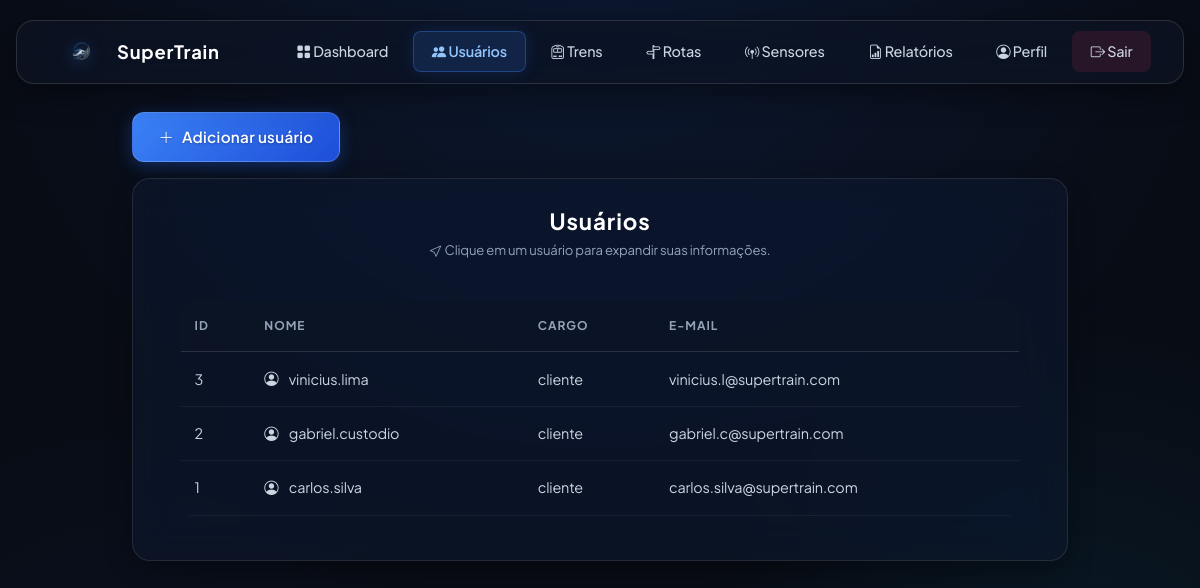
/usuarios.php (signed in), run on the app's committed database.
### tables this page shows
CREATE TABLE `usuarios` (
    `id` INT AUTO_INCREMENT PRIMARY KEY,
    `email` VARCHAR(150) NOT NULL UNIQUE,
    `nome_usuario` VARCHAR(50) NOT NULL UNIQUE,
    `senha_hash` VARCHAR(255) NOT NULL,
    `cargo` enum('gestor','operador', 'cliente') DEFAULT 'cliente',
    `pais_id` INT NOT NULL,
    `status_conta` ENUM('ativo', 'inativo', 'bloqueado', 'pendente') NOT NULL DEFAULT 'ativo',
    `ultimo_login` DATETIME NULL,
    `criado_em` DATETIME DEFAULT CURRENT_TIMESTAMP,
    `atualizado_em` DATETIME DEFAULT CURRENT_TIMESTAMP ON UPDATE CURRENT_TIMESTAMP,
    CONSTRAINT `fk_usuarios_pais` FOREIGN KEY (`pais_id`) REFERENCES `paises`(`id`) ON DELETE RESTRICT
);

### usuarios.php (the view, shortened to what this page needs)
<?php
require_once 'config.php';
$sql = '
    SELECT
        id,
        nome_usuario AS nome,
        cargo,
        email
    FROM usuarios
    ORDER BY id DESC
';
$resultado = $conexao->query($sql);
?>
<!DOCTYPE html>
<html lang="pt-br">
<head>
    <link
        href="https://cdn.jsdelivr.net/npm/bootstrap@5.3.3/dist/css/bootstrap.min.css"
        rel="stylesheet"
    >
    <link
        href="https://cdn.jsdelivr.net/npm/bootstrap-icons@1.11.3/font/bootstrap-icons.min.css"
        rel="stylesheet"
    >
    <link rel="stylesheet" href="estilo/usuario.css">
</head>
<body>
    <header>
        <nav class="navbar navbar-expand-lg bg-blur">
            <div class="container-fluid">
                <a class="navbar-brand" href="dashboard.php">
                    <img
                        src="imagens/logo.png"
                        alt="SuperTrain Logo"
                        width="36"
                        height="28"
                    >
                    SuperTrain
                </a>
                <div
                    class="collapse navbar-collapse"
                    id="navbarSuperTrain"
                >
                    <ul class="navbar-nav ms-auto mb-2 mb-lg-0">
                        <li class="nav-item">
                            <a class="nav-link" href="dashboard.php">
                                <i class="bi bi-grid-fill"></i>
                                Dashboard
                            </a>
                        </li>
                        <li class="nav-item">
                            <a
                                class="nav-link active"
                                aria-current="page"
                                href="usuarios.php"
                            >
                                <i class="bi bi-people-fill"></i>
                                Usuários
                            </a>
                        </li>
                        <li class="nav-item">
                            <a class="nav-link" href="trens.php">
                                <i class="bi bi-train-front"></i>
                                Trens
                            </a>
                        </li>
                        <li class="nav-item">
                            <a class="nav-link" href="rotas.php">
                                <i class="bi bi-signpost-split"></i>
                                Rotas
                            </a>
                        </li>
                        <li class="nav-item">
                            <a class="nav-link" href="sensores.php">
                                <i class="bi bi-broadcast-pin"></i>
                                Sensores
                            </a>
                        </li>
                        <li class="nav-item">
                            <a class="nav-link" href="relatorios.php">
                                <i class="bi bi-file-earmark-bar-graph"></i>
                                Relatórios
                            </a>
                        </li>
                        <li class="nav-item">
                            <a class="nav-link" href="perfil.php">
                                <i class="bi bi-person-circle"></i>
                                Perfil
                            </a>
                        </li>
                        <li class="nav-item">
                            <a class="nav-link text-danger" href="sair.php">
                                <i class="bi bi-box-arrow-right"></i>
                                Sair
                            </a>
                        </li>
                    </ul>
                </div>
            </div>
        </nav>
    </header>
    <main>
        <div class="container trens-container">
            <div class="header-actions mb-3">
                <a
                    href="formulario_usuarios.php?id=0"
                    class="btn btn-primary"
                >
                    <i class="bi bi-plus-lg"></i>
                    <span>Adicionar usuário</span>
                </a>
            </div>
            <div class="card card-bg-blur trens-card">
                <div class="card-header-custom">
                    <h1 class="card-title">
                        Usuários
                    </h1>
                    <p class="card-subtitle">
                        <i class="bi bi-cursor"></i>
                        Clique em um usuário para expandir suas informações.
                    </p>
                </div>
                <div class="card-body">
                    <div class="table-responsive">
                        <table class="table align-middle">
                            <thead>
                                <tr>
                                    <th scope="col">ID</th>
                                    <th scope="col">Nome</th>
                                    <th scope="col">Cargo</th>
                                    <th scope="col">E-mail</th>
                                </tr>
                            </thead>
                            <tbody>
                                <?php if ($resultado->num_rows > 0): ?>
                                    <?php while ($linha = $resultado->fetch_assoc()): ?>
                                        <?php
                                        $id_usuario = (int) $linha['id'];
                                        $nome_usuario = htmlspecialchars(
                                            $linha['nome'] ?? '',
                                            ENT_QUOTES,
                                            'UTF-8'
                                        );
                                        $cargo_usuario = htmlspecialchars(
                                            $linha['cargo'] ?? '',
                                            ENT_QUOTES,
                                            'UTF-8'
                                        );
                                        $email_usuario = htmlspecialchars(
                                            $linha['email'] ?? '',
                                            ENT_QUOTES,
                                            'UTF-8'
                                        );
                                        $id_detalhes = 'detalhes-usuario-' . $id_usuario;
                                        ?>
                                        <tr
                                            class="user-row"
                                            role="button"
                                            tabindex="0"
                                            data-bs-toggle="collapse"
                                            data-bs-target="#<?= $id_detalhes ?>"
                                            aria-expanded="false"
                                            aria-controls="<?= $id_detalhes ?>"
                                        >
                                            <td>
                                                <?= $id_usuario ?>
                                            </td>
                                            <td>
                                                <i class="bi bi-person-circle me-2"></i>
                                                <?= $nome_usuario ?>
                                            </td>
                                            <td>
                                                <?= $cargo_usuario ?>
                                            </td>
                                            <td>
                                                <?= $email_usuario ?>
                                            </td>
                                        </tr>
                                    <?php endwhile; ?>
                                <?php endif; ?>
                            </tbody>
                        </table>
                    </div>
                </div>
            </div>
        </div>
    </main>
</body>
</html>

### estilo/usuario.css (style rules this page uses)
.trens-container { max-width: 960px; margin: 0 auto; padding-bottom: 4rem; }
.trens-card { padding: 1.75rem 2rem; }
.card-header-custom { display: flex; flex-direction: column; align-items: center; justify-content: center; margin-bottom: 1.5rem; gap: 0.25rem; }
.card-header-custom .card-title { font-family: var(--font-heading); font-size: 1.4rem; letter-spacing: 0.04em; color: #ffffff; margin: 0; }
.card-header-custom .card-subtitle { font-size: 0.82rem; color: var(--cor-texto-mutado); margin: 0; }

### usuarios.php (style rules this page uses)
.user-row { cursor: pointer; }

### data on the page
usuarios: id "3", nome_usuario "vinicius.lima", cargo "cliente", email "vinicius.l@supertrain.com"
usuarios: id "2", nome_usuario "gabriel.custodio", cargo "cliente", email "gabriel.c@supertrain.com"
usuarios: id "1", nome_usuario "carlos.silva", cargo "cliente", email "carlos.silva@supertrain.com"
